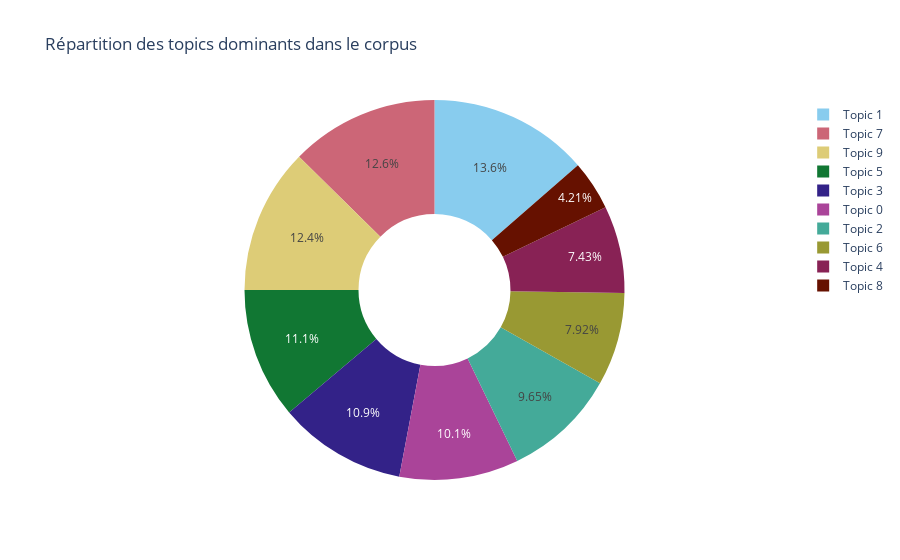

Notebook cell for this chart:
### Code cell
topic_counts = df_results['Top topic'].value_counts().sort_index().reset_index()

topic_counts.columns = ['Topic', 'Count']
topic_counts['Topic'] = topic_counts['Topic'].apply(lambda x: f'Topic {x}')

fig = px.pie(
    topic_counts,
    names='Topic',
    values='Count',
    title='Répartition des topics dominants dans le corpus',
    hole=0.4,
    color_discrete_sequence=px.colors.qualitative.Safe
)

fig.show()

### Figure 1 — Plotly figure (JSON) as saved in the notebook; plotly's stock layout.template omitted (floating-point values rounded to 4 significant figures)
{"data": [{"domain": {"x": [0, 1], "y": [0, 1]}, "hole": 0.4, "hovertemplate": "Topic=%{label}<br>Count=%{value}<extra></extra>", "labels": ["Topic 0", "Topic 1", "Topic 2", "Topic 3", "Topic 4", "Topic 5", "Topic 6", "Topic 7", "Topic 8", "Topic 9"], "legendgroup": "", "name": "", "showlegend": true, "type": "pie", "values": [41, 55, 39, 44, 30, 45, 32, 51, 17, 50]}], "layout": {"legend": {"tracegroupgap": 0}, "piecolorway": ["rgb(136, 204, 238)", "rgb(204, 102, 119)", "rgb(221, 204, 119)", "rgb(17, 119, 51)", "rgb(51, 34, 136)", "rgb(170, 68, 153)", "rgb(68, 170, 153)", "rgb(153, 153, 51)", "rgb(136, 34, 85)", "rgb(102, 17, 0)", "rgb(136, 136, 136)"], "title": {"text": "Répartition des topics dominants dans le corpus"}}}
